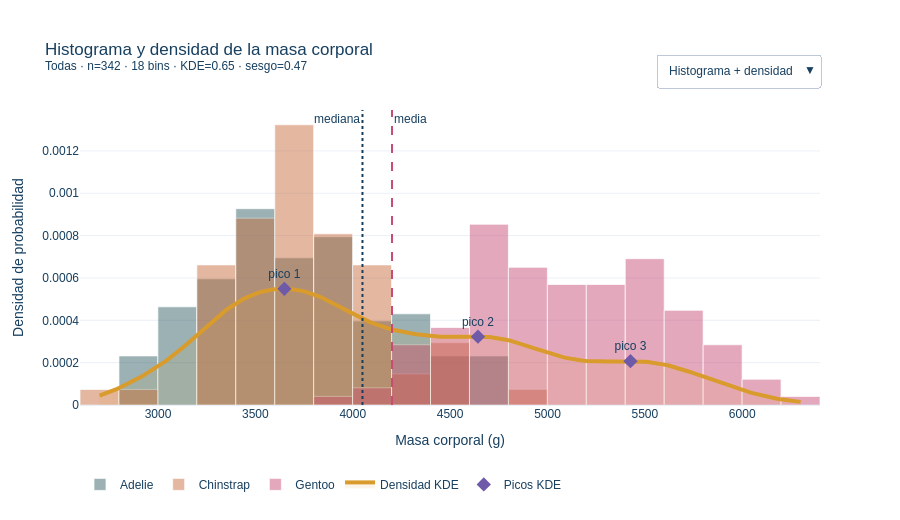

Notebook cell for this chart:
### Code cell
# @title Explorar Distribuciones { display-mode: "form" }
paleta = {"Adelie": "#2F5D62", "Chinstrap": "#C86B3C", "Gentoo": "#C84B74"}
fig = go.Figure()
grupos = list(df.dropna(subset=["body_mass_g"]).groupby("species", observed=True))
for nombre, datos in grupos:
    fig.add_trace(go.Histogram(x=datos["body_mass_g"], nbinsx=bins, histnorm="probability density", name=nombre, opacity=.48, marker={"color": paleta[nombre], "line": {"color": "#FFFFFF", "width": .7}}, hovertemplate=f"{nombre}<br>masa=%{{x:,.0f}} g<br>densidad=%{{y:.5f}}<extra></extra>"))
fig.add_trace(go.Scatter(x=grid, y=densidad, mode="lines", name="Densidad KDE", line={"color": "#D99B2B", "width": 4}, fill="tozeroy", fillcolor="rgba(217,155,43,.10)", hovertemplate="masa=%{x:,.0f} g<br>densidad=%{y:.5f}<extra>KDE</extra>"))
fig.add_trace(go.Scatter(x=picos, y=np.interp(picos, grid, densidad), mode="markers+text", text=[f"pico {i+1}" for i in range(len(picos))], textposition="top center", name="Picos KDE", marker={"color": "#6E5AA8", "size": 11, "symbol": "diamond"}, hovertemplate="pico=%{x:,.0f} g<extra></extra>"))
n_hist = len(grupos)
fig.add_vline(x=resumen["media"], line={"color": "#C84B74", "width": 2, "dash": "dash"}, annotation_text="media", annotation_position="top right")
fig.add_vline(x=resumen["mediana"], line={"color": "#173F5F", "width": 2, "dash": "dot"}, annotation_text="mediana", annotation_position="top left")
fig.update_layout(template="plotly_white", barmode="overlay", height=520, title=f"Histograma y densidad de la masa corporal<br><sup>{especie} · n={len(masa)} · {bins} bins · KDE={suavizado} · sesgo={masa.skew():.2f}</sup>", xaxis_title="Masa corporal (g)", yaxis_title="Densidad de probabilidad", legend={"orientation": "h", "y": -0.22}, margin={"t": 110, "b": 115}, font={"family": "Arial", "color": "#173F5F"}, hoverlabel={"bgcolor": "#FFFFFF"}, updatemenus=[{"x": 1, "y": 1.19, "xanchor": "right", "buttons": [{"label": "Histograma + densidad", "method": "update", "args": [{"visible": [True] * (n_hist + 2)}]}, {"label": "Sólo histograma", "method": "update", "args": [{"visible": [True] * n_hist + [False, False]}]}, {"label": "Sólo densidad", "method": "update", "args": [{"visible": [False] * n_hist + [True, True]}]}]}])
fig.show()


display(Markdown("**Lo que muestra:** Con «Todas» y el suavizado inicial aparecen varios picos; el color por especie explica la mezcla. Cambiar bins o KDE altera la forma aparente, no las masas: usa ambos controles y el filtro para comprobar si un pico es estable."))

### Figure 1 — Plotly figure (JSON) as saved in the notebook; plotly's stock layout.template omitted (floating-point values rounded to 4 significant figures; data arrays with more than 128 entries replaced by an {"elided": "..."} marker saying what was removed)
{"data": [{"histnorm": "probability density", "hovertemplate": "Adelie<br>masa=%{x:,.0f} g<br>densidad=%{y:.5f}<extra></extra>", "marker": {"color": "#2F5D62", "line": {"color": "#FFFFFF", "width": 0.7}}, "name": "Adelie", "nbinsx": 18, "opacity": 0.48, "type": "histogram", "x": {"elided": "151 float values"}}, {"histnorm": "probability density", "hovertemplate": "Chinstrap<br>masa=%{x:,.0f} g<br>densidad=%{y:.5f}<extra></extra>", "marker": {"color": "#C86B3C", "line": {"color": "#FFFFFF", "width": 0.7}}, "name": "Chinstrap", "nbinsx": 18, "opacity": 0.48, "type": "histogram", "x": [3500.0, 3900.0, 3650.0, 3525.0, 3725.0, 3950.0, 3250.0, 3750.0, 4150.0, 3700.0, 3800.0, 3775.0, 3700.0, 4050.0, 3575.0, 4050.0, 3300.0, 3700.0, 3450.0, 4400.0, 3600.0, 3400.0, 2900.0, 3800.0, 3300.0, 4150.0, 3400.0, 3800.0, 3700.0, 4550.0, 3200.0, 4300.0, 3350.0, 4100.0, 3600.0, 3900.0, 3850.0, 4800.0, 2700.0, 4500.0, 3950.0, 3650.0, 3550.0, 3500.0, 3675.0, 4450.0, 3400.0, 4300.0, 3250.0, 3675.0, 3325.0, 3950.0, 3600.0, 4050.0, 3350.0, 3450.0, 3250.0, 4050.0, 3800.0, 3525.0, 3950.0, 3650.0, 3650.0, 4000.0, 3400.0, 3775.0, 4100.0, 3775.0]}, {"histnorm": "probability density", "hovertemplate": "Gentoo<br>masa=%{x:,.0f} g<br>densidad=%{y:.5f}<extra></extra>", "marker": {"color": "#C84B74", "line": {"color": "#FFFFFF", "width": 0.7}}, "name": "Gentoo", "nbinsx": 18, "opacity": 0.48, "type": "histogram", "x": [4500.0, 5700.0, 4450.0, 5700.0, 5400.0, 4550.0, 4800.0, 5200.0, 4400.0, 5150.0, 4650.0, 5550.0, 4650.0, 5850.0, 4200.0, 5850.0, 4150.0, 6300.0, 4800.0, 5350.0, 5700.0, 5000.0, 4400.0, 5050.0, 5000.0, 5100.0, 4100.0, 5650.0, 4600.0, 5550.0, 5250.0, 4700.0, 5050.0, 6050.0, 5150.0, 5400.0, 4950.0, 5250.0, 4350.0, 5350.0, 3950.0, 5700.0, 4300.0, 4750.0, 5550.0, 4900.0, 4200.0, 5400.0, 5100.0, 5300.0, 4850.0, 5300.0, 4400.0, 5000.0, 4900.0, 5050.0, 4300.0, 5000.0, 4450.0, 5550.0, 4200.0, 5300.0, 4400.0, 5650.0, 4700.0, 5700.0, 4650.0, 5800.0, 4700.0, 5550.0, 4750.0, 5000.0, 5100.0, 5200.0, 4700.0, 5800.0, 4600.0, 6000.0, 4750.0, 5950.0, 4625.0, 5450.0, 4725.0, 5350.0, 4750.0, 5600.0, 4600.0, 5300.0, 4875.0, 5550.0, 4950.0, 5400.0, 4750.0, 5650.0, 4850.0, 5200.0, 4925.0, 4875.0, 4625.0, 5250.0, 4850.0, 5600.0, 4975.0, 5500.0, 4725.0, 5500.0, 4700.0, 5500.0, 4575.0, 5500.0, 5000.0, 5950.0, 4650.0, 5500.0, 4375.0, 5850.0, 4875.0, 6000.0, 4925.0, 4850.0, 5750.0, 5200.0, 5400.0]}, {"fill": "tozeroy", "fillcolor": "rgba(217,155,43,.10)", "hovertemplate": "masa=%{x:,.0f} g<br>densidad=%{y:.5f}<extra>KDE</extra>", "line": {"color": "#D99B2B", "width": 4}, "mode": "lines", "name": "Densidad KDE", "type": "scatter", "x": {"elided": "240 float values"}, "y": {"elided": "240 float values"}}, {"hovertemplate": "pico=%{x:,.0f} g<extra></extra>", "marker": {"color": "#6E5AA8", "size": 11, "symbol": "diamond"}, "mode": "markers+text", "name": "Picos KDE", "text": ["pico 1", "pico 2", "pico 3"], "textposition": "top center", "type": "scatter", "x": [3649.0, 4643.0, 5426.0], "y": [0.0005488, 0.0003229, 0.0002072]}], "layout": {"annotations": [{"showarrow": false, "text": "media", "x": 4202.0, "xanchor": "left", "xref": "x", "y": 1, "yanchor": "top", "yref": "y domain"}, {"showarrow": false, "text": "mediana", "x": 4050.0, "xanchor": "right", "xref": "x", "y": 1, "yanchor": "top", "yref": "y domain"}], "barmode": "overlay", "font": {"color": "#173F5F", "family": "Arial"}, "height": 520, "hoverlabel": {"bgcolor": "#FFFFFF"}, "legend": {"orientation": "h", "y": -0.22}, "margin": {"b": 115, "t": 110}, "shapes": [{"line": {"color": "#C84B74", "dash": "dash", "width": 2}, "type": "line", "x0": 4202.0, "x1": 4202.0, "xref": "x", "y0": 0, "y1": 1, "yref": "y domain"}, {"line": {"color": "#173F5F", "dash": "dot", "width": 2}, "type": "line", "x0": 4050.0, "x1": 4050.0, "xref": "x", "y0": 0, "y1": 1, "yref": "y domain"}], "title": {"text": "Histograma y densidad de la masa corporal<br><sup>Todas · n=342 · 18 bins · KDE=0.65 · sesgo=0.47</sup>"}, "updatemenus": [{"buttons": [{"args": [{"visible": [true, true, true, true, true]}], "label": "Histograma + densidad", "method": "update"}, {"args": [{"visible": [true, true, true, false, false]}], "label": "Sólo histograma", "method": "update"}, {"args": [{"visible": [false, false, false, true, true]}], "label": "Sólo densidad", "method": "update"}], "x": 1, "xanchor": "right", "y": 1.19}], "xaxis": {"title": {"text": "Masa corporal (g)"}}, "yaxis": {"title": {"text": "Densidad de probabilidad"}}}}
